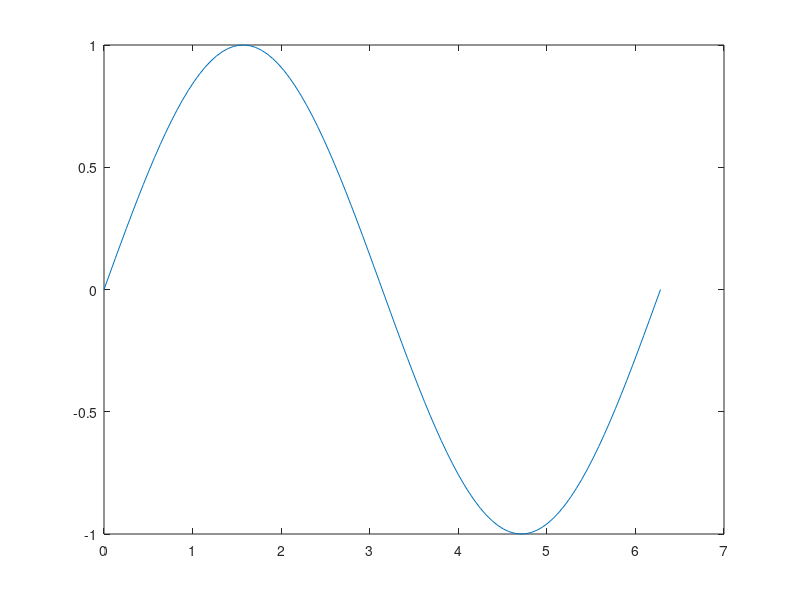
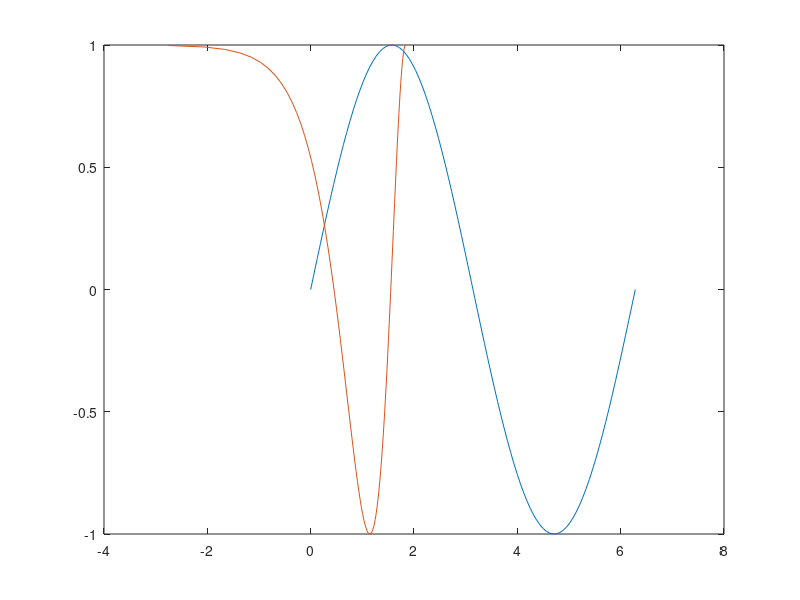
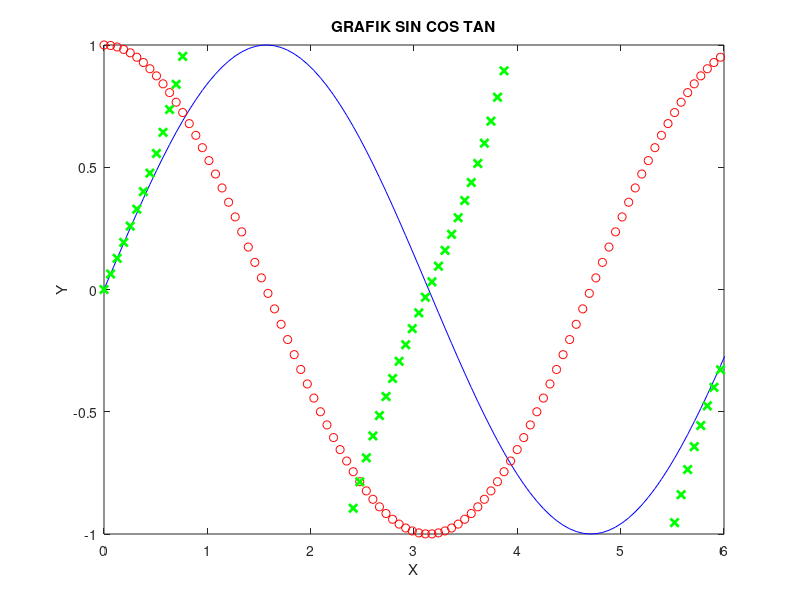

The MATLAB source for these figures, in order:
clear;clc

x1 = linspace(0, 2*pi, 100); %linspace(start, stop, jumlah titik)
y1 = sin(x1);
x2 = log(x1);
y2 = cos(x1);
x3 = tan(x1);

%plot dengan single line
figure(1)
plot(x1, y1)

%plot dengan multi line
figure(2)
plot(x1, y1, x2, y2)

%plot dengan warna dan line style custom
figure(3)
plot(x1, y1, 'b-', x1, y2, 'ro', x1, x3, 'gx', 'lineWidth',2)
title('GRAFIK SIN COS TAN')
xlabel('X')
ylabel('Y')
axis([0 6 -1 1]) %axis(xmin xmax ymin ymax
